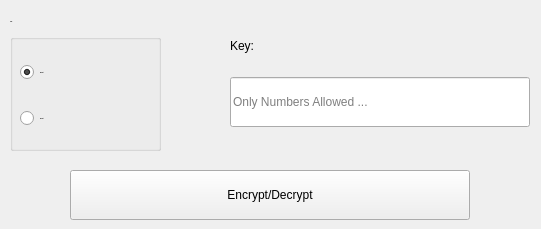
       <widget class="QWidget" name="caesar_p">
        <widget class="QPushButton" name="ecode_decod_c">
         <property name="geometry">
          <rect>
           <x>70</x>
           <y>170</y>
           <width>400</width>
           <height>50</height>
          </rect>
         </property>
         <property name="text">
          <string>Encrypt/Decrypt</string>
         </property>
        </widget>
        <widget class="QGroupBox" name="Type">
         <property name="geometry">
          <rect>
           <x>10</x>
           <y>20</y>
           <width>151</width>
           <height>131</height>
          </rect>
         </property>
         <property name="font">
          <font>
           <family>Segoe UI</family>
           <pointsize>-1</pointsize>
           <weight>75</weight>
           <bold>true</bold>
          </font>
         </property>
         <property name="title">
          <string>Type:</string>
         </property>
         <property name="alignment">
          <set>Qt::AlignLeading|Qt::AlignLeft|Qt::AlignTop</set>
         </property>
         <property name="flat">
          <bool>false</bool>
         </property>
         <widget class="QWidget" name="layoutWidget">
          <property name="geometry">
           <rect>
            <x>10</x>
            <y>20</y>
            <width>141</width>
            <height>111</height>
           </rect>
          </property>
          <layout class="QVBoxLayout" name="verticalLayout_4">
           <item>
            <widget class="QRadioButton" name="r_encode_c">
             <property name="text">
              <string>Encrypt</string>
             </property>
             <property name="checked">
              <bool>true</bool>
             </property>
            </widget>
           </item>
           <item>
            <widget class="QRadioButton" name="r_decode_c">
             <property name="text">
              <string>Decrypt</string>
             </property>
            </widget>
           </item>
          </layout>
         </widget>
        </widget>
        <widget class="QWidget" name="layoutWidget">
         <property name="geometry">
          <rect>
           <x>230</x>
           <y>20</y>
           <width>302</width>
           <height>109</height>
          </rect>
         </property>
         <layout class="QVBoxLayout" name="verticalLayout_5">
          <item>
           <widget class="QLabel" name="label">
            <property name="sizePolicy">
             <sizepolicy hsizetype="Fixed" vsizetype="Fixed">
              <horstretch>0</horstretch>
              <verstretch>0</verstretch>
             </sizepolicy>
            </property>
            <property name="minimumSize">
             <size>
              <width>71</width>
              <height>51</height>
             </size>
            </property>
            <property name="maximumSize">
             <size>
              <width>71</width>
              <height>51</height>
             </size>
            </property>
            <property name="text">
             <string>Key:</string>
            </property>
           </widget>
          </item>
          <item>
           <widget class="QLineEdit" name="key_c">
            <property name="sizePolicy">
             <sizepolicy hsizetype="Fixed" vsizetype="Fixed">
              <horstretch>0</horstretch>
              <verstretch>0</verstretch>
             </sizepolicy>
            </property>
            <property name="minimumSize">
             <size>
              <width>300</width>
              <height>50</height>
             </size>
            </property>
            <property name="maximumSize">
             <size>
              <width>300</width>
              <height>50</height>
             </size>
            </property>
            <property name="placeholderText">
             <string>Only Numbers Allowed ...</string>
            </property>
           </widget>
          </item>
         </layout>
        </widget>
       </widget>
